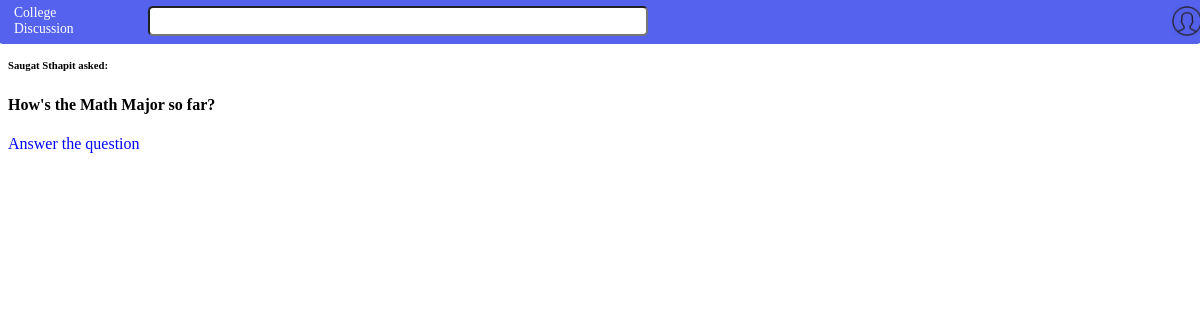
The app's page /questions/1/, older data.
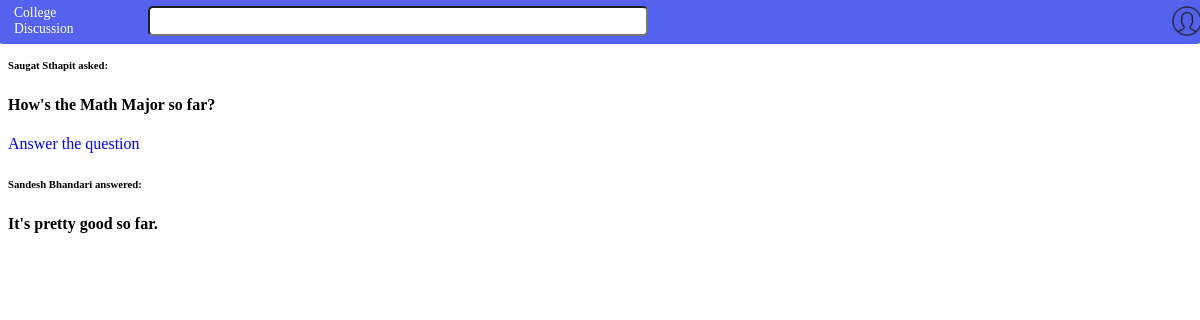
The same page, newer data.
### QuestionFeed/models.py (models this page shows, shortened)
class Answer(models.Model):
    question = models.ForeignKey(Question)
    answer_text = models.CharField(max_length=500)
    user = models.CharField(max_length=30)
    answered_date = models.DateTimeField('Answered Date')

### QuestionFeed/views.py (the view, shortened to what this page needs)
# urls.py: url(r'^(?P<question_id>[0-9]+)/$', views.questiondetail, name="questiondetail"),
def questiondetail(request, question_id):
    question = get_object_or_404(Question, pk=question_id )
    return render(request, 'questiondetail.html', {'question': question, 'form': searchform, 'answerquestion': answerquestionform })

### QuestionFeed/forms.py
class searchform(forms.Form):
    search = forms.CharField(max_length = 300, label='', widget=forms.TextInput(), help_text="Search...")

### QuestionFeed/templates/questiondetail.html (shortened to what this page needs)
<head>
	{% load staticfiles %}
	<link href = "{% static "CSS/questiondetail.css" %}" type="text/css" rel="stylesheet">
</head>
<body>
	{% include "searchbar.html" with form=form %}
	<div id="question">
		<h6>{{question.user}} asked: </h6>
		<h4>{{question.question_text}}</h4>
	</div>
	<div>
		<label id="answerquestion"> Answer the question </label>
	</div>
	<div id="answers">
		{% for answer in question.answer_set.all %}
		<h6>{{ answer.user}} answered:</h6>
		<h4>	{{answer.answer_text}}</h4>
		{% endfor %}
	</div>
</body>

Row changes from the older to the newer data that the page shows:
added Answer: user "Sandesh Bhandari", answer_text "It's pretty good so far."
